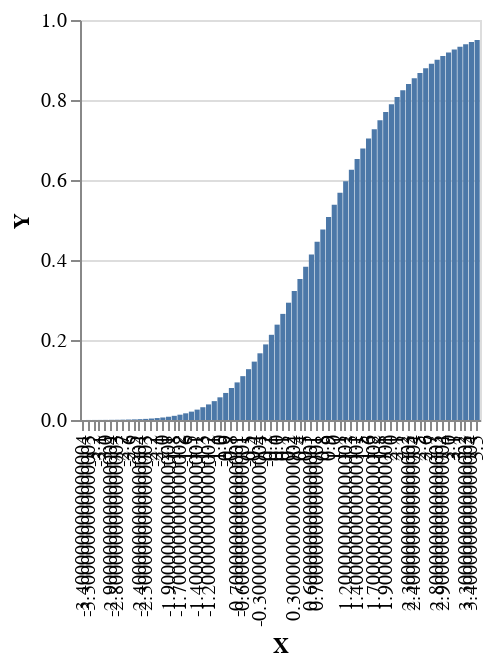

Notebook source saved alongside this figure:
### Code cell
plotVega $ plotCdf 70 0.1 (normal 0 1 + gamma 1 1)
